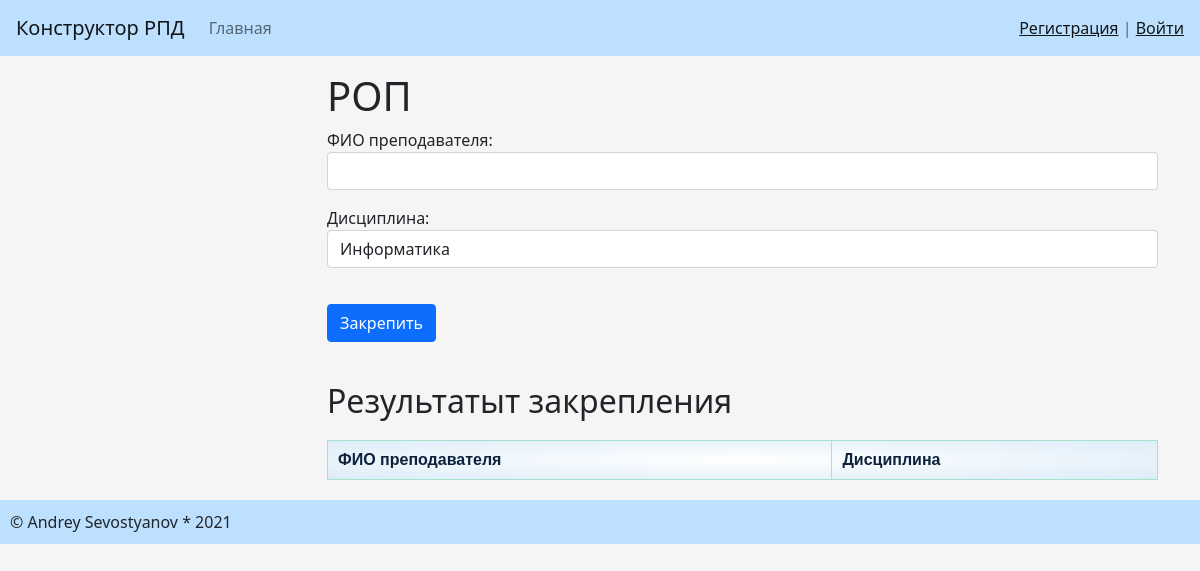
/opn_main_window/rop_head/, run on an earlier commit of the app's database.
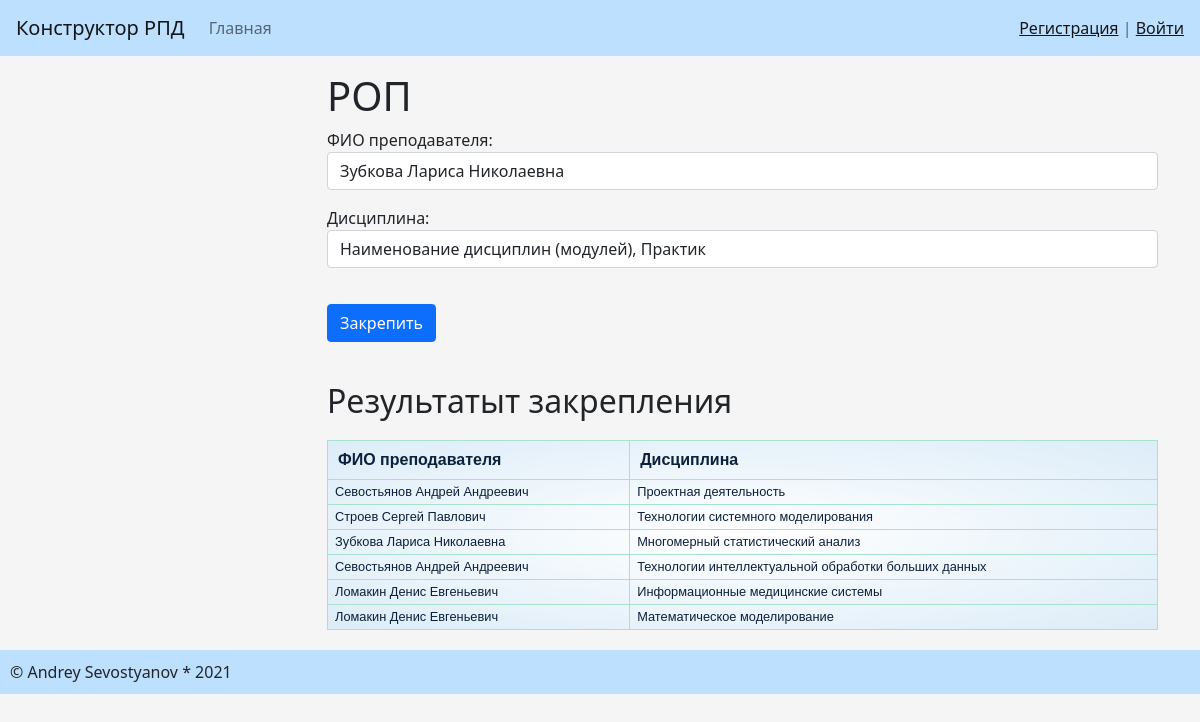
And on a later commit of the database.
### generation_rpd/models.py (models this page shows, shortened)
class PrepInfo(models.Model):
    fio = models.CharField(max_length=150)
    discip = models.CharField(max_length=300)

### generation_rpd/views.py (the view)
# urls.py: path('opn_main_window/rop_head/', rop_head, name='rop_head'),
def rop_head(request):
    prep_info = PrepInfo.objects.all()
    if request.method == 'POST':
        form = ROPHead(request.POST)
        if form.is_valid():
            PrepInfo.objects.create(fio=form.cleaned_data['prep'], discip=form.cleaned_data['discip'])
            print(form.cleaned_data)
            return redirect('rop_head')
    else:
        form = ROPHead()
    return render(request, 'generation_rpd/rop_head.html', {'form': form, 'prep_info': prep_info})

### generation_rpd/forms.py
class ROPHead(forms.Form):
    prep = forms.ModelChoiceField(empty_label=None, queryset=PrepFIO.objects.all(),
                                         label='ФИО преподавателя',
                                         widget=forms.Select(attrs={"class": "form-control"}))
    discip = forms.ModelChoiceField(empty_label=None, queryset=Discip.objects.all(),
                                         label='Дисциплина',
                                         widget=forms.Select(attrs={"class": "form-control"}))

### generation_rpd/models.py (called while the page is built)
    def __str__(self):  # строковый метод
        return self.discip_title

    def __str__(self):  # строковый метод
        return self.fio

### generation_rpd/templates/generation_rpd/rop_head.html (shortened to what this page needs)
{% extends 'base.html' %}
{% block content %}
<h1>РОП</h1>
<form method="post">
    {{ form.as_p }}
    <button type="submit" class="btn btn-primary btn-block">Закрепить</button>
    <h2>Результатыт закрепления</h2>
    <table border="1" width="100%" cellpadding="5">
        <tr>
            <th>ФИО преподавателя</th>
            <th>Дисциплина</th>
        </tr>
        {% for tbl in prep_info %}
        <tr>
            <td>{{tbl.fio}}</td>
            <td>{{tbl.discip}}</td>
        </tr>
        {% endfor %}
    </table>
</form>
{% endblock %}

What changed in the data, as far as the page shows it:
added PrepInfo: fio "Севостьянов Андрей Андреевич", discip "Проектная деятельность"
added PrepInfo: fio "Строев Сергей Павлович", discip "Технологии системного моделирования"
added PrepInfo: fio "Зубкова Лариса Николаевна", discip "Многомерный статистический анализ"
added PrepInfo: fio "Севостьянов Андрей Андреевич", discip "Технологии интеллектуальной обработки больших данных"
added PrepInfo: fio "Ломакин Денис Евгеньевич", discip "Информационные медицинские системы"
added PrepInfo: fio "Ломакин Денис Евгеньевич", discip "Математическое моделирование"
Also different on the page:
form field prep: (not shown) → "Зубкова Лариса Николаевна"
form field discip: "Информатика" → "Наименование дисциплин (модулей), Практик"
